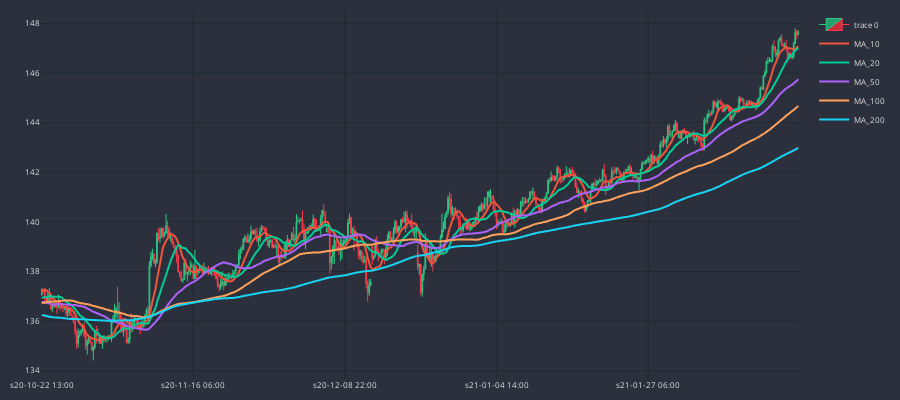

Here is the notebook cell this chart was saved with:
### Code cell
cp.show_plot(line_traces=traces)

### Figure 1 — Plotly figure (JSON) as saved in the notebook; plotly's stock layout.template omitted (floating-point values rounded to 4 significant figures; data arrays with more than 128 entries replaced by an {"elided": "..."} marker saying what was removed)
{"data": [{"close": {"elided": "500 float values"}, "decreasing": {"fillcolor": "#CC2E3C", "line": {"color": "#FF3A4C"}}, "high": {"elided": "500 float values"}, "increasing": {"fillcolor": "#24A06B", "line": {"color": "#2EC886"}}, "line": {"width": 1}, "low": {"elided": "500 float values"}, "opacity": 1, "open": {"elided": "500 float values"}, "type": "candlestick", "x": {"elided": "500 str values"}}, {"line": {"shape": "spline", "width": 2}, "name": "MA_10", "type": "scatter", "x": {"elided": "500 str values"}, "y": {"elided": "500 float values"}}, {"line": {"shape": "spline", "width": 2}, "name": "MA_20", "type": "scatter", "x": {"elided": "500 str values"}, "y": {"elided": "500 float values"}}, {"line": {"shape": "spline", "width": 2}, "name": "MA_50", "type": "scatter", "x": {"elided": "500 str values"}, "y": {"elided": "500 float values"}}, {"line": {"shape": "spline", "width": 2}, "name": "MA_100", "type": "scatter", "x": {"elided": "500 str values"}, "y": {"elided": "500 float values"}}, {"line": {"shape": "spline", "width": 2}, "name": "MA_200", "type": "scatter", "x": {"elided": "500 str values"}, "y": {"elided": "500 float values"}}], "layout": {"font": {"color": "#e1e1e1", "size": 8}, "height": 400, "margin": {"b": 10, "l": 10, "r": 10, "t": 10}, "paper_bgcolor": "#2c303c", "plot_bgcolor": "#2c303c", "width": 900, "xaxis": {"gridcolor": "#1f292f", "nticks": 5, "rangeslider": {"visible": false}}, "yaxis": {"gridcolor": "#1f292f"}}}
